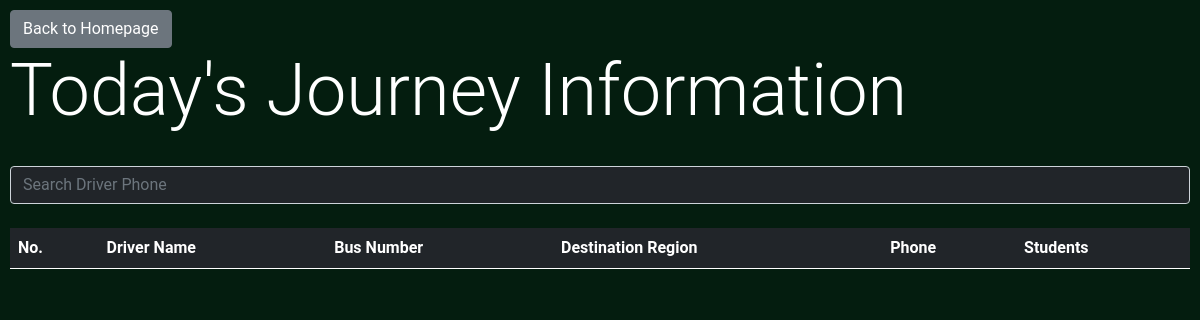
/admin/get_journey_info (signed in), run on an earlier commit of the app's database.
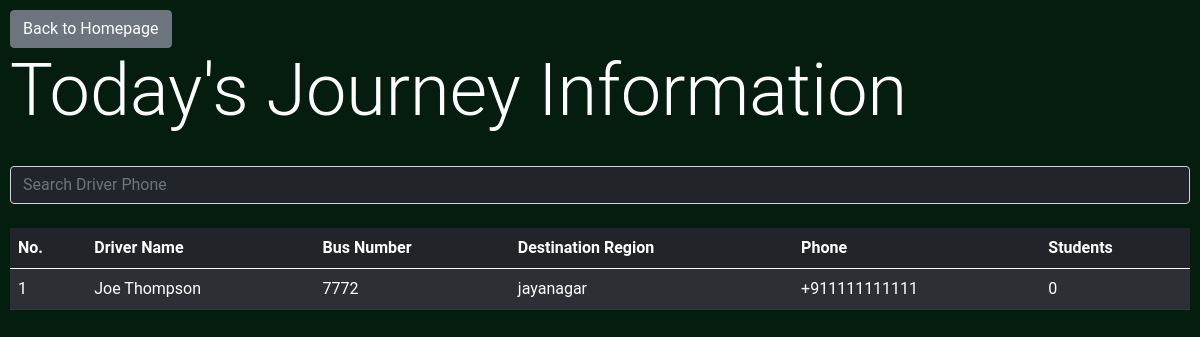
And on a later commit of the database.
### BusManager/models.py (models this page shows, shortened)
class DriverModel(db.Model):
	id = db.Column(db.Integer, primary_key=True)
	name = db.Column(db.String)
	phone = db.Column(db.String)
	bus_number = db.Column(db.String)
	location = db.relationship('LocationModel', secondary=driver_location_association, backref=db.backref('drivers', lazy='dynamic'))
	license_number  = db.Column(db.String)
	experience = db.Column(db.Integer) #Accept in terms of years
	average_rating = db.Column(db.Float) #1-5 Stars (decimal -> resolve in frontend)
	total_ratings = db.Column(db.Integer)
	rating_count = db.Column(db.Integer)
	profile_image = db.Column(db.String) #RawBytes or Hosted Location???
	is_verified = db.Column(db.Boolean)
	phone_verified = db.Column(db.Boolean)
	journeys = db.relationship('JourneyModel', backref='driver')
	timings = db.relationship('TimingModel', secondary=driver_timing_association, backref=db.backref('drivers', lazy='dynamic'))

class LocationModel(db.Model):
	id = db.Column(db.Integer, primary_key=True)
	location_name = db.Column(db.String)

### BusManager/admin/routes.py (the view)
@admin.route('/get_journey_info')
@login_required
def get_journey_info():
	data = []
	drivers = DriverModel.query.all()
	for driver in drivers:
		jn = 0
		for journey in driver.journeys:
			if(journey.timestamp.day == datetime.datetime.utcnow().day):
				jn += 1
		data.append({'driver': driver, 'students': jn})
	return render_template('journey_info.html', title='Journey Information', data=data)

### BusManager/models.py (called while the page is built)
@login_manager.user_loader
def load_user(user_id):
    return AdminUser.query.get(int(user_id))

### BusManager/templates/journey_info.html (shortened to what this page needs)
{% extends 'bs_layout.html' %}
{% block content %}
<a class="btn btn-secondary" href="{{url_for('admin.admin_home')}}">Back to Homepage</a>
<h1 class='display-2'>Today's Journey Information</h1>
<br>
<input type="text" id="searchbar" class="form-control bg-dark text-light" placeholder="Search Driver Phone" onkeyup="tableFilterer(4)"><br>
<table class="table table-striped table-dark" id="tbl">
  <thead>
    <tr>
    <th scope="col">No.</th>
      <th scope="col">Driver Name</th>
	  <th scope="col">Bus Number</th>
     <th scope="col">Destination Region</th>
      <th scope="col">Phone</th>
	  <th scope="col">Students</th>
    </tr>
  </thead>
  <tbody id='tbdy'>
    {% for e in data %}
      <tr onclick="getDetails({{e['driver'].id}})">
        <td>{{loop.index}}</td>
        <td>{{e['driver'].name}}</td>
        <td>{{e['driver'].bus_number}}</td>
        <td>{{e['driver'].location[0].location_name}}</td>
        <td class='phn'>{{e['driver'].phone}}</td>
        <td>{{e['students']}}</td>
      </tr>
    {% endfor %}
  </tbody>
</table>
{% endblock content %}

### BusManager/templates/bs_layout.html (shortened to what this page needs)
<!doctype html>
<html lang="en">
  <head>
    <link href="https://cdn.jsdelivr.net/npm/bootstrap@5.0.0-beta1/dist/css/bootstrap.min.css" rel="stylesheet">
<link rel="stylesheet" href="{{url_for('static', filename='main.css')}}">
  </head>
  <body>
	{% block content %}
	{% endblock content %}
  </body>
</html>

### BusManager/static/main.css (style rules this page uses)
body { background-color: rgb(4, 29, 15); color: white; padding: 10px; font-family: 'Roboto', sans-serif; }

What changed in the data, as far as the page shows it:
added DriverModel: driver.name "Joe Thompson", driver.bus_number "7772", driver.phone "+911111111111"
added LocationModel: driver "jayanagar"
Also different on the page:
new list line: "1 0"
